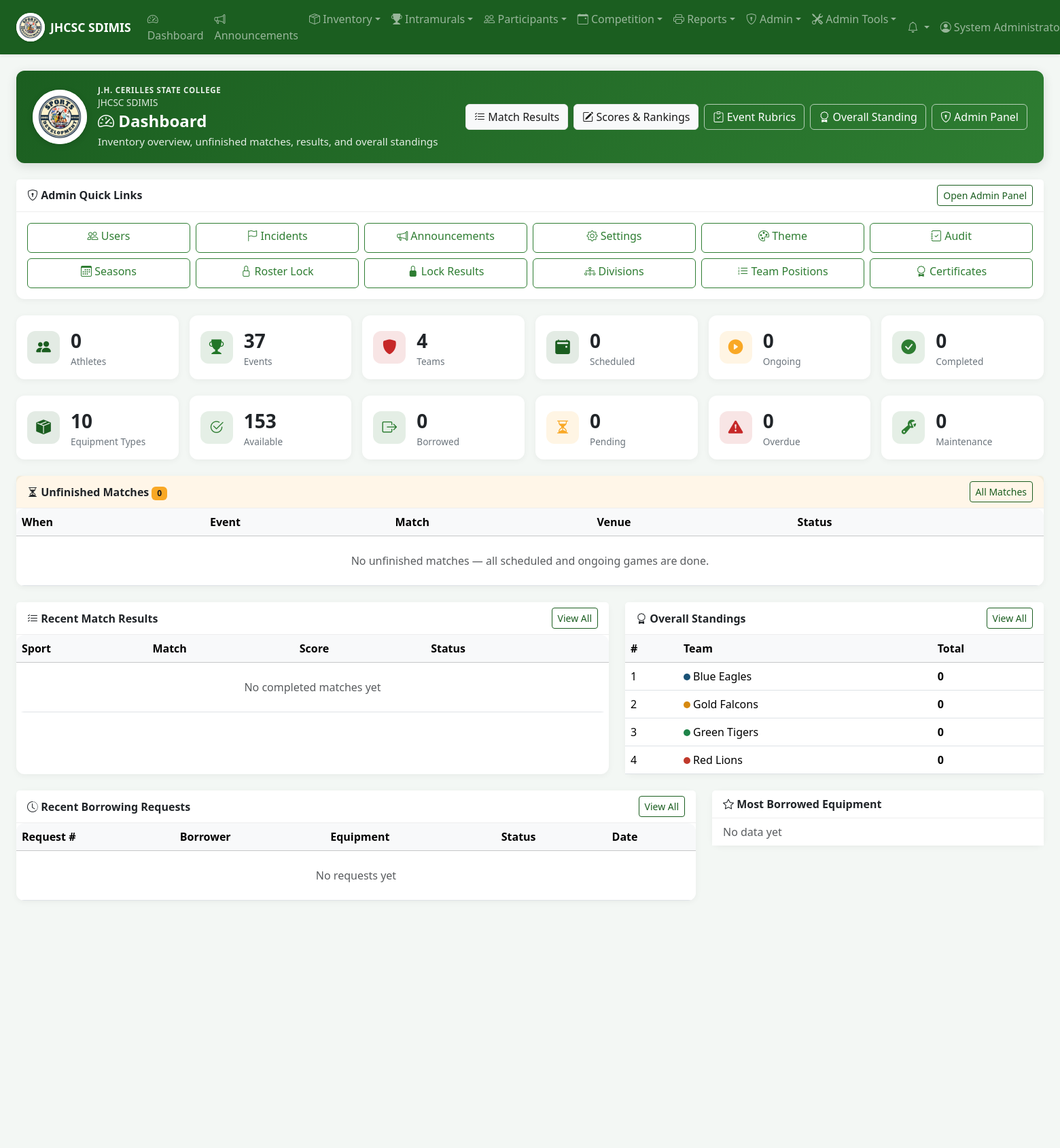
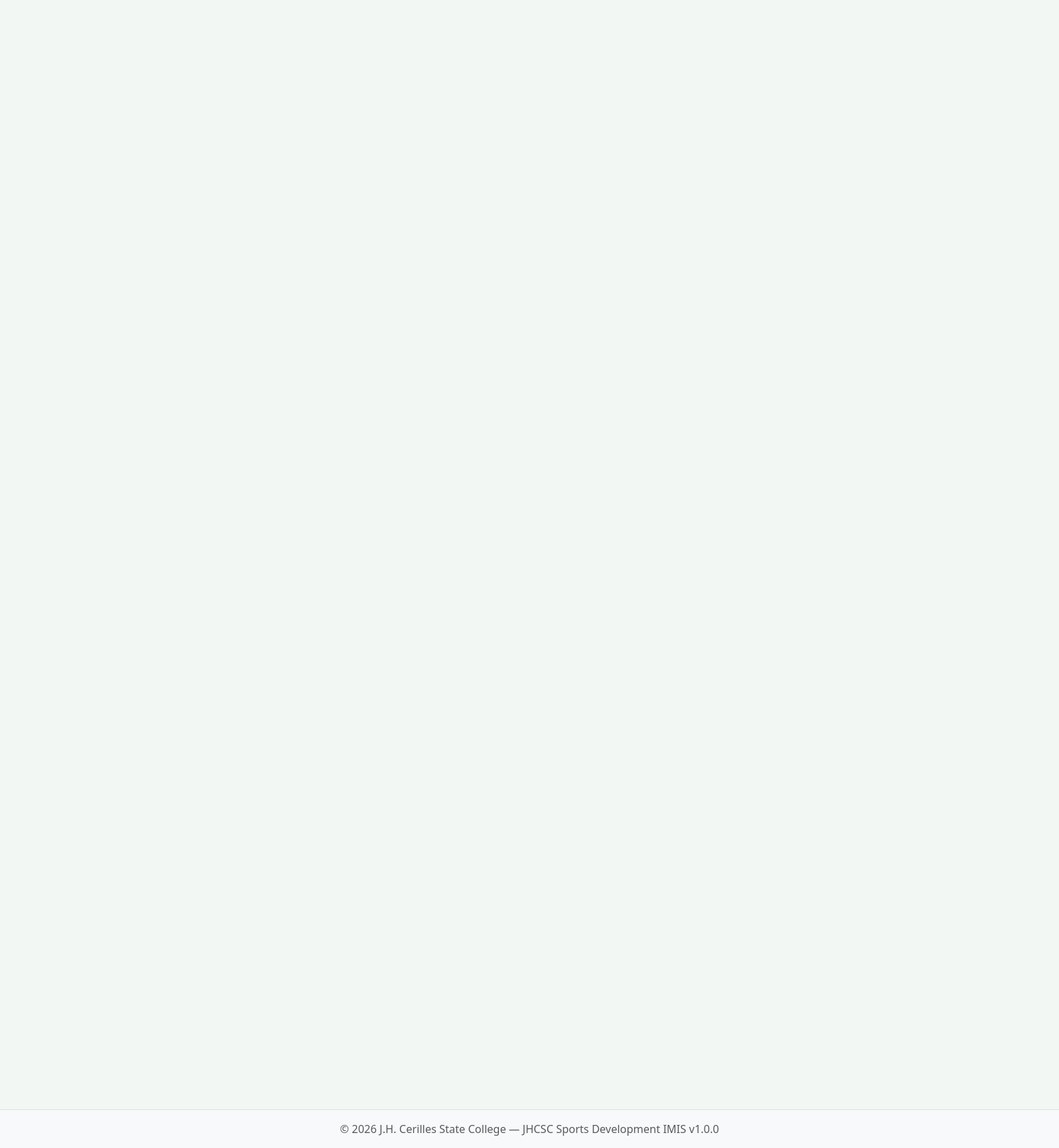
/dashboard.php (signed in), run on the app's committed database (2 pictures, top to bottom).
### tables this page shows
CREATE TABLE IF NOT EXISTS intramural_teams (
    id INT AUTO_INCREMENT PRIMARY KEY,
    name VARCHAR(100) NOT NULL,
    short_name VARCHAR(30) DEFAULT NULL,
    color VARCHAR(20) DEFAULT '#1a5276',
    logo VARCHAR(255) DEFAULT NULL,
    department VARCHAR(100) DEFAULT NULL,
    division_id INT DEFAULT NULL,
    coach_name VARCHAR(100) DEFAULT NULL,
    unit_manager_id INT DEFAULT NULL,
    coach_user_id INT DEFAULT NULL,
    description TEXT,
    is_active TINYINT(1) NOT NULL DEFAULT 1,
    created_at TIMESTAMP DEFAULT CURRENT_TIMESTAMP,
    updated_at TIMESTAMP DEFAULT CURRENT_TIMESTAMP ON UPDATE CURRENT_TIMESTAMP,
    UNIQUE KEY uq_team_name (name),
    FOREIGN KEY (division_id) REFERENCES intramural_divisions(id) ON DELETE SET NULL
);

### dashboard.php (the view, shortened to what the rows shown need)
<?php
require_once __DIR__ . '/includes/auth.php';
$showInventory = canViewInventoryDashboard();
$showStudentBorrowing = canBorrowEquipment();
$showCompetition = canViewCompetitionDashboard();
$showCoachPanel = isCoach() && !canManageIntramurals();
$overallStandings = [];
$isTmDashboard = isTournamentManager() && !canManageIntramurals();
$showUnfinishedMatches = false;
try {
    if ($showCompetition) {
        $showUnfinishedMatches = $isTmDashboard || isAdmin() || (hasRole('unit_manager') && getUserTeamId());
        $overallData = computeOverallStandings();
        $overallStandings = array_slice($overallData['standings'], 0, 8);
    }
} catch (Throwable $e) {
}
require_once __DIR__ . '/includes/header.php';
$dashboardSubtitle = 'Welcome back, ' . ($_SESSION['user_name'] ?? '');
if (isSecretariat()) {
    $dashboardSubtitle = 'Match results, overall standings, and competition management';
} elseif (isPublication()) {
    $dashboardSubtitle = 'View match results and overall standings';
} elseif (isTournamentManager() && !canManageIntramurals()) {
    $dashboardSubtitle = 'Unfinished matches, results, and standings for your assigned events';
} elseif (hasRole('unit_manager')) {
    $dashboardSubtitle = 'Team management, match results, and overall standings';
} elseif (isAdmin()) {
    $dashboardSubtitle = 'Inventory overview, unfinished matches, results, and overall standings';
} elseif (canManageIntramurals()) {
    $dashboardSubtitle = 'Inventory overview, match results, and overall standings';
} elseif ($showCoachPanel) {
    $dashboardSubtitle = hasCoachAssignments()
        ? 'Your assigned teams and events'
        : 'No event assignments yet — ask your unit manager to assign you';
} elseif ($showStudentBorrowing) {
    $dashboardSubtitle = 'Browse equipment and track your borrowing requests';
}
$dashboardActions = '';
if ($showCompetition) {
    $dashboardActions .= '<a href="' . BASE_URL . '/intramurals/matches/index.php" class="btn btn-light"><i class="bi bi-list-check"></i> Match Results</a>';
    if (canUseScoringDesk()) {
        $dashboardActions .= '<a href="' . BASE_URL . '/intramurals/scoring/index.php" class="btn btn-light"><i class="bi bi-pencil-square"></i> Scores & Rankings</a>';
        $dashboardActions .= '<a href="' . BASE_URL . '/intramurals/rubrics/index.php" class="btn btn-outline-light"><i class="bi bi-clipboard-check"></i> Event Rubrics</a>';
    }
    $dashboardActions .= '<a href="' . BASE_URL . '/intramurals/standings/overall.php" class="btn btn-outline-light"><i class="bi bi-award"></i> Overall Standing</a>';
}
if (isAdmin()) {
    $dashboardActions .= '<a href="' . BASE_URL . '/admin/index.php" class="btn btn-outline-light"><i class="bi bi-shield-lock"></i> Admin Panel</a>';
}
echo renderDashboardHero('Dashboard', $dashboardSubtitle, [
    'icon' => 'bi-speedometer2',
    'actions' => $dashboardActions,
]);
?>
<?php if ($showUnfinishedMatches): ?>
<div class="card mb-4 border-warning">
    <div class="card-body p-0">
        <div class="table-responsive">
            <table class="table table-hover mb-0 align-middle">
                <thead class="table-light">
                    <tr>
                        <th>When</th>
                        <th>Event</th>
                        <th>Match</th>
                        <th>Venue</th>
                        <th>Status</th>
                        <th></th>
                    </tr>
                </thead>
            </table>
        </div>
    </div>
</div>
<?php endif; ?>
<div class="row g-4">
    <?php if ($showCompetition): ?>
    <div class="col-lg-7">
        <div class="card h-100">
            <div class="card-body p-0">
                <div class="table-responsive">
                    <table class="table table-hover mb-0">
                        <thead class="table-light">
                            <tr>
                                <th>Sport</th>
                                <th>Match</th>
                                <th>Score</th>
                                <th>Status</th>
                                <th></th>
                            </tr>
                        </thead>
                    </table>
                </div>
            </div>
        </div>
    </div>
    <div class="col-lg-5">
        <div class="card h-100">
            <div class="card-body p-0">
                <table class="table mb-0">
                    <thead class="table-light"><tr><th>#</th><th>Team</th><th>Total</th></tr></thead>
                    <tbody>
                        <?php if (empty($overallStandings)): ?>
                        <tr><td colspan="3" class="text-muted text-center py-4">No standings yet</td></tr>
                        <?php else: ?>
                        <?php foreach ($overallStandings as $row): ?>
                        <tr>
                            <td><?= (int) $row['rank'] ?></td>
                            <td>
                                <span style="display:inline-block;width:10px;height:10px;border-radius:50%;background:<?= sanitize($row['color']) ?>"></span>
                                <?= sanitize($row['team_name']) ?>
                            </td>
                            <td><strong><?= (int) $row['total'] ?></strong></td>
                        </tr>
                        <?php endforeach; ?>
                        <?php endif; ?>
                    </tbody>
                </table>
            </div>
        </div>
    </div>
    <?php endif; ?>
</div>
<?php if ($showInventory): ?>
<div class="row g-4 mt-0">
    <div class="col-lg-8">
        <div class="card">
            <div class="card-body p-0">
                <div class="table-responsive">
                    <table class="table table-hover mb-0">
                        <thead class="table-light">
                            <tr>
                                <th>Request #</th>
                                <th>Borrower</th>
                                <th>Equipment</th>
                                <th>Status</th>
                                <th>Date</th>
                            </tr>
                        </thead>
                    </table>
                </div>
            </div>
        </div>
    </div>
</div>
<?php endif; ?>
<?php require_once __DIR__ . '/includes/footer.php'; ?>

### data on the page
intramural_teams: rank "1", name "Blue Eagles", total "0"
intramural_teams: id "3", name "Green Tigers", total "0"

### other printed values
APP_SHORT_NAME "JHCSC SDIMIS"
$entry['label'] "Dashboard"
$entry['label'] "Announcements"
$entry['label'] "Inventory"
$entry['label'] "Intramurals"
$entry['label'] "Participants"
$entry['label'] "Competition"
$entry['label'] "Reports"
$entry['label'] "Admin"
$entry['label'] "Admin Tools"
$_SESSION['user_name'] "System…"
$campus "J.H. CERILLES STATE COLLEGE"
$appName "JHCSC SDIMIS"
$titleSafe "Dashboard"
$subtitleSafe "Inventory overview, unfinished matches, results, and overall standings"
